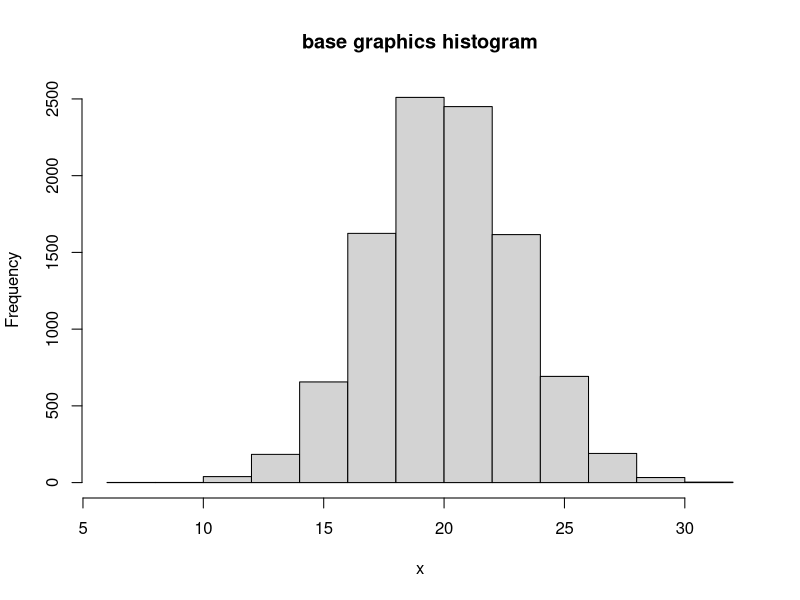
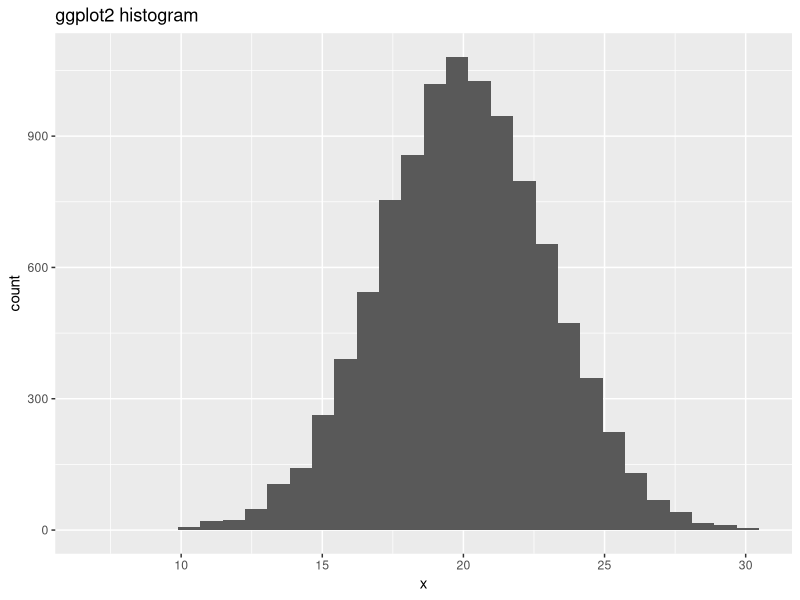

Source code (R) for these figures, in order:
## Simple R script to test basic codecheck facilities
## 2019-05-28
## Requirees ggplot2
## install.packages("ggplot2")


## Dependencies
require(ggplot2)


## Here we simply generate a couple of figures and an example csv file.

x = rnorm(9999)*3+20
df = data.frame(x=x, y=sqrt(x))

## Generate some histograms




pdf(file="hist_base.pdf")
hist(x, main="base graphics histogram")
dev.off()


p = ggplot(df, aes(x=x)) + geom_histogram() + ggtitle("ggplot2 histogram")
pdf(file="hist_ggplot2.pdf")
plot(p)
dev.off()

write.csv(df, file="example_data.csv")
